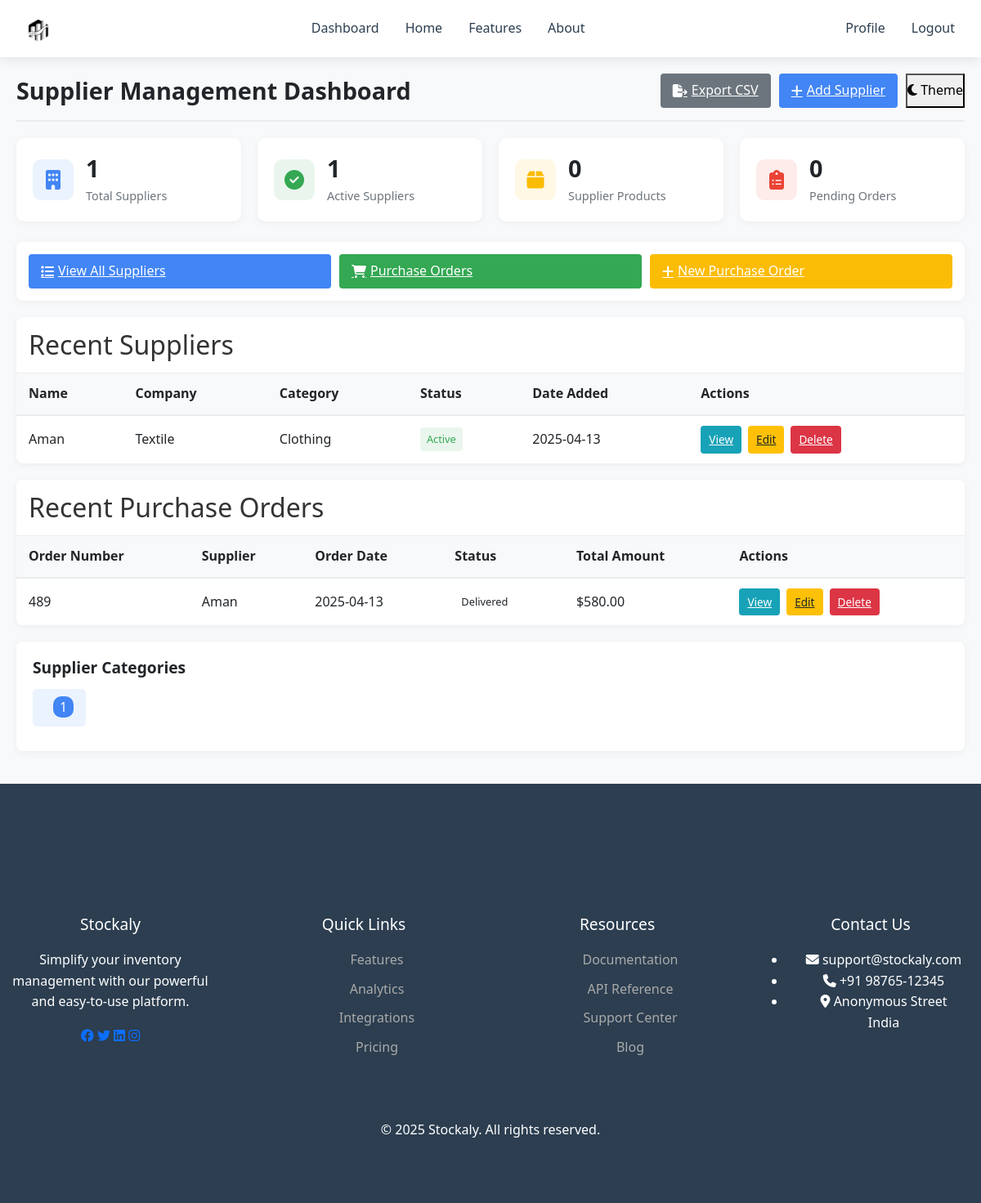
/suppliers/ (signed in), run on the app's committed database.
### suppliers/models.py (models this page shows, shortened)
class Supplier(models.Model):
    CATEGORY_CHOICES = [
        ('electronics', 'Electronics'),
        ('clothing', 'Clothing'),
        ('food', 'Food & Beverages'),
        ('office', 'Office Supplies'),
        ('furniture', 'Furniture'),
        ('raw_materials', 'Raw Materials'),
        ('other', 'Other'),
    ]
    STATUS_CHOICES = [
        ('active', 'Active'),
        ('inactive', 'Inactive'),
        ('pending', 'Pending Approval'),
        ('blacklisted', 'Blacklisted'),
    ]
    name = models.CharField(max_length=100)
    company = models.CharField(max_length=100)
    email = models.EmailField()
    phone = models.CharField(max_length=20)
    address = models.TextField()
    city = models.CharField(max_length=50)
    state = models.CharField(max_length=50)
    zip_code = models.CharField(max_length=20)
    country = models.CharField(max_length=50)
    category = models.CharField(max_length=20, choices=CATEGORY_CHOICES, default='other')
    status = models.CharField(max_length=20, choices=STATUS_CHOICES, default='active')
    website = models.URLField(blank=True, null=True)
    notes = models.TextField(blank=True, null=True)
    date_added = models.DateTimeField(auto_now_add=True)
    last_updated = models.DateTimeField(auto_now=True)

class PurchaseOrder(models.Model):
    STATUS_CHOICES = [
        ('draft', 'Draft'),
        ('submitted', 'Submitted'),
        ('approved', 'Approved'),
        ('shipped', 'Shipped'),
        ('delivered', 'Delivered'),
        ('cancelled', 'Cancelled'),
    ]
    supplier = models.ForeignKey(Supplier, on_delete=models.CASCADE, related_name='purchase_orders')
    order_number = models.CharField(max_length=50, unique=True)
    order_date = models.DateField()
    expected_delivery_date = models.DateField()
    status = models.CharField(max_length=20, choices=STATUS_CHOICES, default='draft')
    total_amount = models.DecimalField(max_digits=12, decimal_places=2)
    shipping_address = models.TextField()
    notes = models.TextField(blank=True, null=True)
    created_by = models.ForeignKey(settings.AUTH_USER_MODEL, on_delete=models.SET_NULL, null=True)
    created_at = models.DateTimeField(auto_now_add=True)
    updated_at = models.DateTimeField(auto_now=True)

### suppliers/views.py (the view)
# urls.py: path('', views.supplier_dashboard, name='supplier_dashboard'),
@login_required
def supplier_dashboard(request):
    total_suppliers = Supplier.objects.count()
    active_suppliers = Supplier.objects.filter(status='active').count()
    total_products = SupplierProduct.objects.count()
    pending_orders = PurchaseOrder.objects.filter(status__in=['draft', 'submitted']).count()
    recent_suppliers = Supplier.objects.order_by('-date_added')[:5]
    recent_orders = PurchaseOrder.objects.order_by('-created_at')[:5]
    categories = Supplier.objects.values('category').annotate(count=Count('id')).order_by('-count')
    context = {
        'total_suppliers': total_suppliers,
        'active_suppliers': active_suppliers,
        'total_products': total_products,
        'pending_orders': pending_orders,
        'recent_suppliers': recent_suppliers,
        'recent_orders': recent_orders,
        'categories': categories,
    }
    return render(request, 'suppliers/dashboard.html', context)

### suppliers/templates/suppliers/dashboard.html (shortened to what this page needs)
{% extends 'suppliers/base.html' %}
{% block supplier_content %}
<div class="supplier-header">
    <h1 class="supplier-title">Supplier Management Dashboard</h1>
    <div class="supplier-actions">
        <a href="{% url 'export_suppliers_csv' %}" class="export-btn">
            <i class="fas fa-file-export"></i> Export CSV
        </a>
        <a href="{% url 'add_supplier' %}" class="add-btn">
            <i class="fas fa-plus"></i> Add Supplier
        </a>
        <button id="themeToggle" class="theme-toggle">
            <i class="fas fa-moon"></i> Theme
        </button>
    </div>
</div>
<div class="dashboard-summary">
    <div class="summary-card">
        <div class="summary-icon blue">
            <i class="fas fa-building"></i>
        </div>
        <div class="summary-info">
            <h3>{{ total_suppliers }}</h3>
            <p>Total Suppliers</p>
        </div>
    </div>
    <div class="summary-card">
        <div class="summary-icon green">
            <i class="fas fa-check-circle"></i>
        </div>
        <div class="summary-info">
            <h3>{{ active_suppliers }}</h3>
            <p>Active Suppliers</p>
        </div>
    </div>
    <div class="summary-card">
        <div class="summary-icon yellow">
            <i class="fas fa-box"></i>
        </div>
        <div class="summary-info">
            <h3>{{ total_products }}</h3>
            <p>Supplier Products</p>
        </div>
    </div>
    <div class="summary-card">
        <div class="summary-icon red">
            <i class="fas fa-clipboard-list"></i>
        </div>
        <div class="summary-info">
            <h3>{{ pending_orders }}</h3>
            <p>Pending Orders</p>
        </div>
    </div>
</div>
<div class="search-filter-container">
    <div style="display: flex; flex-wrap: wrap; gap: 10px; width: 100%;">
        <a href="{% url 'supplier_list' %}" class="add-btn" style="flex: 1;">
            <i class="fas fa-list"></i> View All Suppliers
        </a>
        <a href="{% url 'purchase_order_list' %}" class="add-btn" style="flex: 1; background-color: #34a853;">
            <i class="fas fa-shopping-cart"></i> Purchase Orders
        </a>
        <a href="{% url 'add_purchase_order' %}" class="add-btn" style="flex: 1; background-color: #fbbc05;">
            <i class="fas fa-plus"></i> New Purchase Order
        </a>
    </div>
</div>
<div class="supplier-table-container">
    <h2 style="padding: 15px; margin: 0; border-bottom: 1px solid var(--light-border);">Recent Suppliers</h2>
    {% if recent_suppliers %}
    <table class="supplier-table">
        <thead>
            <tr>
                <th>Name</th>
                <th>Company</th>
                <th>Category</th>
                <th>Status</th>
                <th>Date Added</th>
                <th>Actions</th>
            </tr>
        </thead>
        <tbody>
            {% for supplier in recent_suppliers %}
            <tr>
                <td>{{ supplier.name }}</td>
                <td>{{ supplier.company }}</td>
                <td>{{ supplier.get_category_display }}</td>
                <td>
                    <span class="status-badge status-{{ supplier.status }}">
                        {{ supplier.get_status_display }}
                    </span>
                </td>
                <td>{{ supplier.date_added|date:"Y-m-d" }}</td>
                <td class="item-actions">
                    <a href="{% url 'supplier_detail' supplier.id %}" class="action-btn view-btn">View</a>
                    <a href="{% url 'edit_supplier' supplier.id %}" class="action-btn edit-btn">Edit</a>
                    <a href="{% url 'delete_supplier' supplier.id %}" class="action-btn delete-btn">Delete</a>
                </td>
            </tr>
            {% endfor %}
        </tbody>
    </table>
    {% else %}
    <div class="empty-state">
        <i class="fas fa-building"></i>
        <h3>No suppliers found</h3>
        <p>Add your first supplier to get started.</p>
    </div>
    {% endif %}
</div>
<div class="supplier-table-container">
    <h2 style="padding: 15px; margin: 0; border-bottom: 1px solid var(--light-border);">Recent Purchase Orders</h2>
    {% if recent_orders %}
    <table class="supplier-table">
        <thead>
            <tr>
                <th>Order Number</th>
                <th>Supplier</th>
                <th>Order Date</th>
                <th>Status</th>
                <th>Total Amount</th>
                <th>Actions</th>
            </tr>
        </thead>
        <tbody>
            {% for order in recent_orders %}
            <tr>
                <td>{{ order.order_number }}</td>
                <td>{{ order.supplier.name }}</td>
                <td>{{ order.order_date|date:"Y-m-d" }}</td>
                <td>
                    <span class="status-badge status-{{ order.status }}">
                        {{ order.get_status_display }}
                    </span>
                </td>
                <td>${{ order.total_amount }}</td>
                <td class="item-actions">
                    <a href="{% url 'purchase_order_detail' order.id %}" class="action-btn view-btn">View</a>
                    <a href="{% url 'edit_purchase_order' order.id %}" class="action-btn edit-btn">Edit</a>
                    <a href="{% url 'delete_purchase_order' order.id %}" class="action-btn delete-btn">Delete</a>
                </td>
            </tr>
            {% endfor %}
        </tbody>
    </table>
    {% else %}
    <div class="empty-state">
        <i class="fas fa-clipboard-list"></i>
        <h3>No purchase orders found</h3>
        <p>Create your first purchase order to get started.</p>
    </div>
    {% endif %}
</div>
<div class="chart-container">
    <h2 class="chart-title">Supplier Categories</h2>
    <div style="display: flex; flex-wrap: wrap; gap: 10px;">
        {% for category in categories %}
        <div style="background-color: rgba(66, 133, 244, 0.1); padding: 10px 15px; border-radius: 5px; margin-bottom: 10px;">
            <span style="margin-left: 10px; background-color: var(--primary-color); color: white; padding: 2px 8px; border-radius: 10px;">{{ category.count }}</span>
        </div>
        {% empty %}
        <p>No categories data available</p>
        {% endfor %}
    </div>
</div>
{% endblock %}

### inventory/static/css/final.css (style rules this page uses)
* { margin: 0; padding: 0; box-sizing: border-box; font-family: 'Segoe UI', Tahoma, Geneva, Verdana, sans-serif; }
body { background: linear-gradient(135deg, #f5f7fa 0%, #c3cfe2 100%); overflow-x: hidden; }
:root { --primary: #3498db; --secondary: #2980b9; --accent: #e74c3c; --dark: #2c3e50; --light: #ecf0f1; --success: #2ecc71; }
body { background-color: #f5f7fa; color: #333; line-height: 1.6; }

### data on the page
Supplier: name "Aman", company "Textile", category "Clothing", status "Active", date_added "2025-04-13"
PurchaseOrder: order_number "489", supplier.name "Aman", order_date "2025-04-13", status "Delivered", total_amount "580.00"

### other printed values
{{ total_suppliers }} "1"
{{ active_suppliers }} "1"
{{ total_products }} "0"
{{ pending_orders }} "0"
{{ category.count }} "1"
